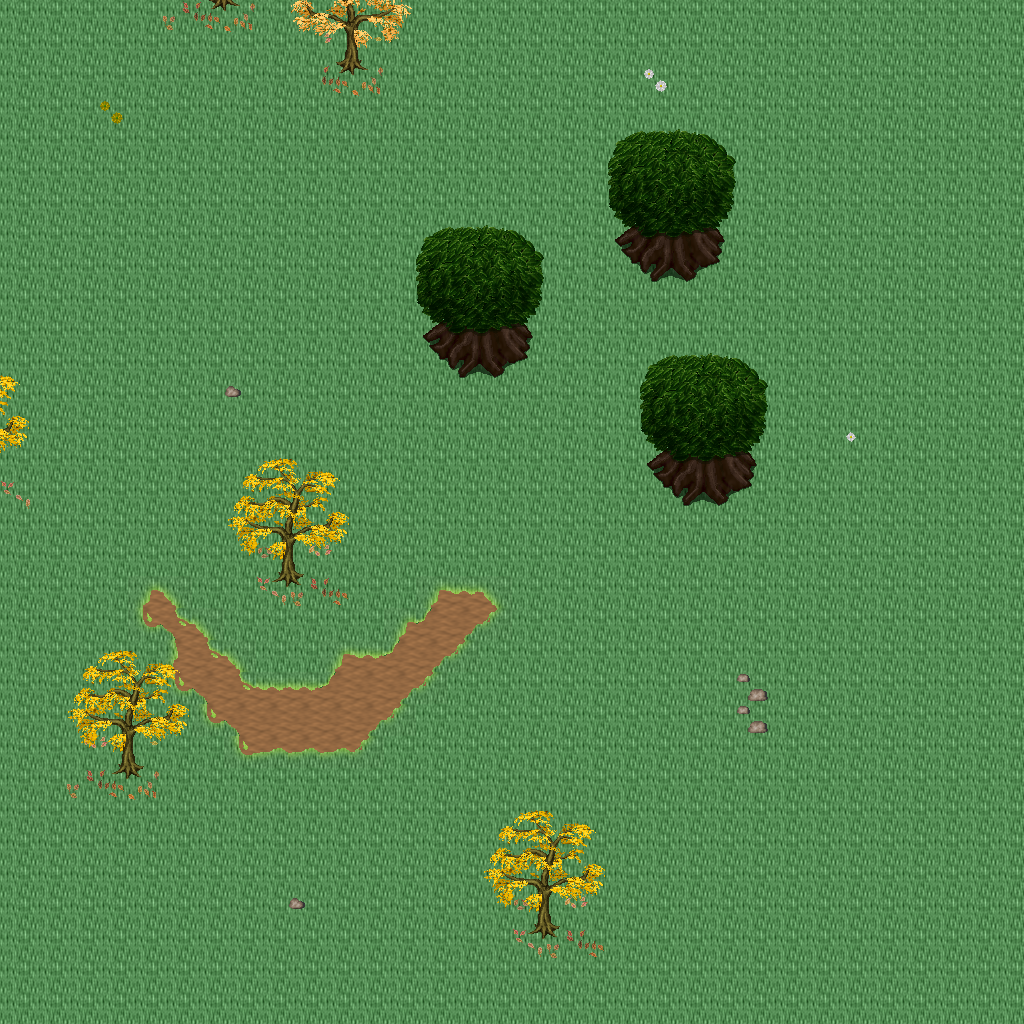

A 2D game scene composited from a Tiled map and its tileset images. What follows is a short description and the map's XML, with each tile layer's data collapsed to a summary:
An orthogonal 32x32 tile map with 32x32 px tiles, 5 tile layers (Ground, Objects, Objects2, Above, ...), 1 hidden layer not drawn, 24 tilesets.

<map version="1.10" tiledversion="1.11.0" orientation="orthogonal" renderorder="right-down" width="32" height="32" tilewidth="32" tileheight="32" infinite="0" nextlayerid="11" nextobjectid="1">
 <tileset firstgid="1" name="logic_collision" tilewidth="32" tileheight="32" tilecount="1" columns="1">
  <image source="../drawable/logic_collision.png" width="32" height="32" />
 </tileset>
 <tileset firstgid="2" name="ground_ground" tilewidth="32" tileheight="32" tilecount="33" columns="3">
  <image source="../drawable/ground_ground.png" width="96" height="352" />
 </tileset>
 <tileset firstgid="35" name="plant_tree_tree_darkgreen" tilewidth="32" tileheight="32" tilecount="88" columns="8">
  <image source="../drawable/plant_tree_tree_darkgreen.png" width="256" height="352" />
 </tileset>
 <tileset firstgid="123" name="logic_item_resources" tilewidth="32" tileheight="32" tilecount="6" columns="6">
  <image source="../drawable/logic_item_resources.png" width="192" height="32" />
 </tileset>
 <tileset firstgid="129" name="logic_creature_animal" tilewidth="32" tileheight="32" tilecount="32" columns="8">
  <image source="../drawable/logic_creature_animal.png" width="256" height="128" />
 </tileset>
 <tileset firstgid="161" name="plant_flower_daisy_blue" tilewidth="32" tileheight="32" tilecount="8" columns="2">
  <image source="../drawable/plant_flower_daisy_blue.png" width="64" height="128" />
 </tileset>
 <tileset firstgid="169" name="plant_flower_daisy_red" tilewidth="32" tileheight="32" tilecount="8" columns="2">
  <image source="../drawable/plant_flower_daisy_red.png" width="64" height="128" />
 </tileset>
 <tileset firstgid="177" name="plant_flower_daisy_white" tilewidth="32" tileheight="32" tilecount="8" columns="2">
  <image source="../drawable/plant_flower_daisy_white.png" width="64" height="128" />
 </tileset>
 <tileset firstgid="185" name="plant_flower_daisy_yellow" tilewidth="32" tileheight="32" tilecount="8" columns="2">
  <image source="../drawable/plant_flower_daisy_yellow.png" width="64" height="128" />
 </tileset>
 <tileset firstgid="193" name="building_thatched_roof_cottage2" tilewidth="32" tileheight="32" tilecount="20" columns="4">
  <image source="../drawable/building_thatched_roof_cottage2.png" width="128" height="160" />
 </tileset>
 <tileset firstgid="213" name="building_thatched_roof_cottage1" tilewidth="32" tileheight="32" tilecount="20" columns="4">
  <image source="../drawable/building_thatched_roof_cottage1.png" width="128" height="160" />
 </tileset>
 <tileset firstgid="233" name="logic_creature_elemental" tilewidth="32" tileheight="32" tilecount="16" columns="8">
  <image source="../drawable/logic_creature_elemental.png" width="256" height="64" />
 </tileset>
 <tileset firstgid="249" name="item_campfires" tilewidth="32" tileheight="32" tilecount="2" columns="2">
  <image source="../drawable/item_campfires.png" width="64" height="32" />
 </tileset>
 <tileset firstgid="251" name="furniture_light_flames" tilewidth="32" tileheight="32" tilecount="6" columns="6">
  <image source="../drawable/furniture_light_flames.png" width="192" height="32" />
 </tileset>
 <tileset firstgid="257" name="item_firewood" tilewidth="32" tileheight="32" tilecount="12" columns="3">
  <image source="../drawable/item_firewood.png" width="96" height="128" />
 </tileset>
 <tileset firstgid="269" name="plant_flower_bulbs" tilewidth="32" tileheight="32" tilecount="4" columns="1">
  <image source="../drawable/plant_flower_bulbs.png" width="32" height="128" />
 </tileset>
 <tileset firstgid="273" name="ground_grass_corners" tilewidth="32" tileheight="32" tilecount="24" columns="6">
  <image source="../drawable/ground_grass_corners.png" width="192" height="128" />
 </tileset>
 <tileset firstgid="297" name="ground_grass_edges" tilewidth="32" tileheight="32" tilecount="36" columns="12">
  <image source="../drawable/ground_grass_edges.png" width="384" height="96" />
 </tileset>
 <tileset firstgid="333" name="light_dim_yellow_light_5x5" tilewidth="32" tileheight="32" tilecount="25" columns="5">
  <image source="../drawable/light_dim_yellow_light_5x5.png" width="160" height="160" />
 </tileset>
 <tileset firstgid="358" name="plant_tree_fall_trees" tilewidth="32" tileheight="32" tilecount="40" columns="8">
  <image source="../drawable/plant_tree_fall_trees.png" width="256" height="160" />
 </tileset>
 <tileset firstgid="398" name="plant_leaves" tilewidth="32" tileheight="32" tilecount="8" columns="4">
  <image source="../drawable/plant_leaves.png" width="128" height="64" />
 </tileset>
 <tileset firstgid="406" name="ground_grass_2" tilewidth="32" tileheight="32" tilecount="21" columns="3">
  <image source="../drawable/ground_grass_2.png" width="96" height="224" />
 </tileset>
 <tileset firstgid="427" name="ground_rock_pebbles" tilewidth="32" tileheight="32" tilecount="3" columns="1">
  <image source="../drawable/ground_rock_pebbles.png" width="32" height="96" />
 </tileset>
 <tileset firstgid="430" name="logic_creature_fowl" tilewidth="32" tileheight="32" tilecount="6" columns="6">
  <image source="../drawable/logic_creature_fowl.png" width="192" height="32" />
 </tileset>
 <layer id="1" name="Ground" width="32" height="32">
  <data>[1024 cells, 1024 non-empty, 2 distinct tile ids]</data>
 </layer>
 <layer id="2" name="Objects" width="32" height="32">
  <data>[1024 cells, 78 non-empty, 28 distinct tile ids]</data>
 </layer>
 <layer id="3" name="Objects2" width="32" height="32">
  <data>[1024 cells, 27 non-empty, 9 distinct tile ids]</data>
 </layer>
 <layer id="4" name="Above" width="32" height="32">
  <data>[1024 cells, 96 non-empty, 36 distinct tile ids]</data>
 </layer>
 <layer id="5" name="Above2" width="32" height="32">
  <data>[1024 cells, 0 non-empty, 0 distinct tile ids]</data>
 </layer>
 <layer id="6" name="Walkable" width="32" height="32" visible="0">
  <data>[1024 cells, 28 non-empty, 1 distinct tile ids]</data>
 </layer>
 <objectgroup id="7" name="Mapevents" />
 <objectgroup id="8" name="Spawn" />
 <objectgroup id="9" name="Keys" />
 <objectgroup id="10" name="Replace" />
</map>
